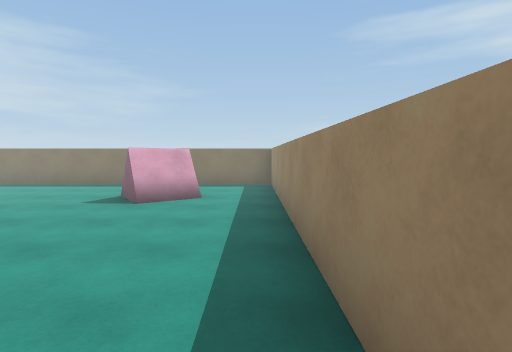
View 1 (above)

18 first-person views from a walk through a 3-D level made in the Unity game engine. The camera is 1.5 m above the floor, tilts 4° down and sees 80° across. The floor is counted in squares, 2 m on a side. Each view is taken from the middle of a square. On the plan, view 1 faces up. The plan holds only what a view shows up to about 10 squares ahead; the rest is blank.

View 2
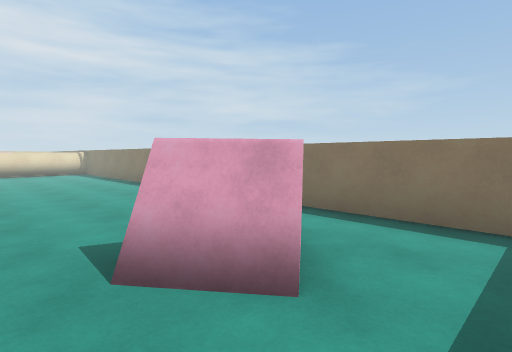

View 3
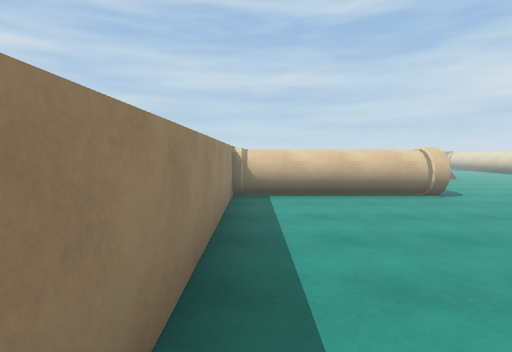

View 4
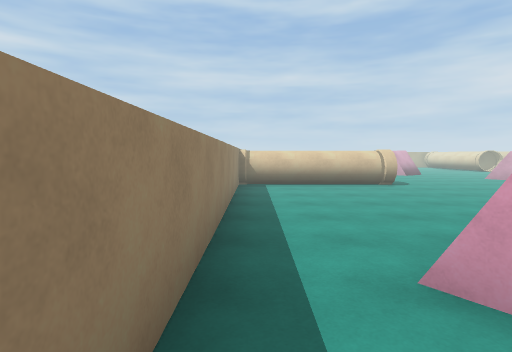

View 5
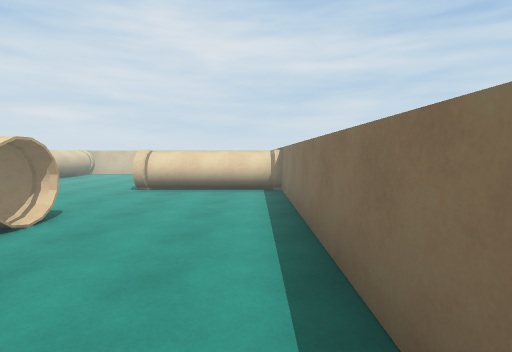

View 6
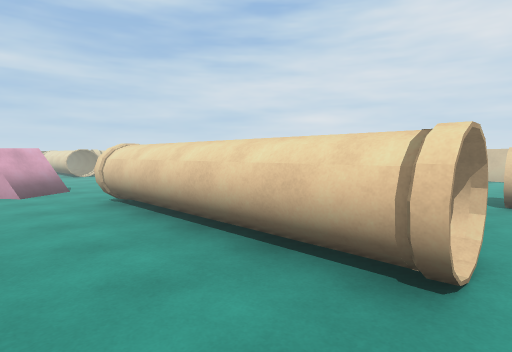

View 7
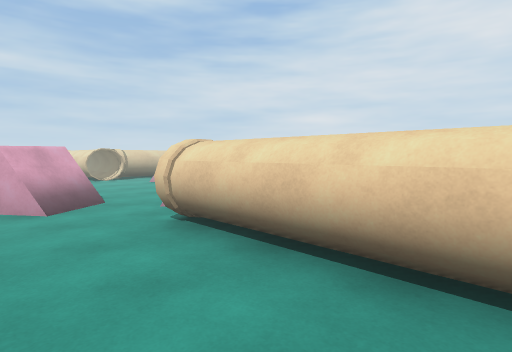

View 8
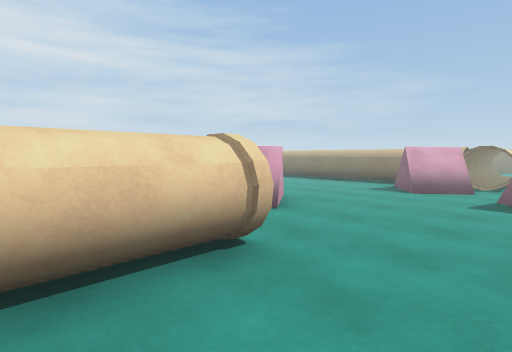

View 9
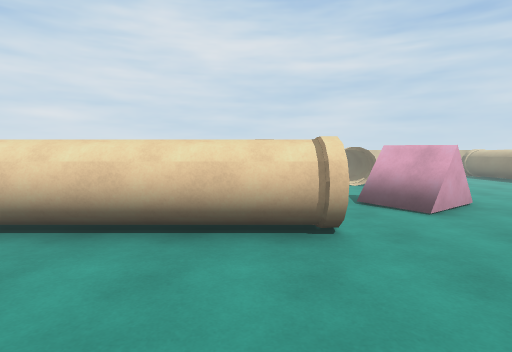

View 10
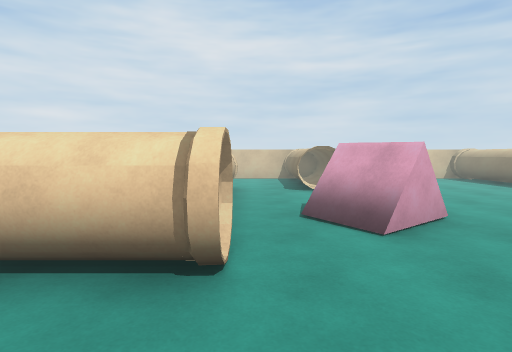

View 11
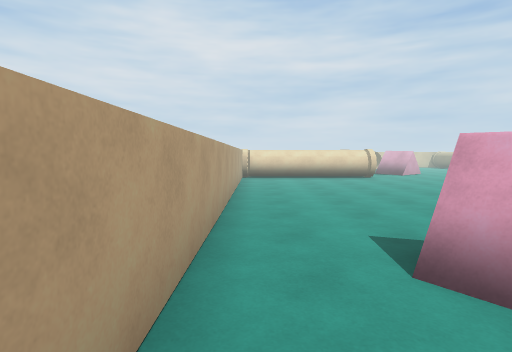

View 12
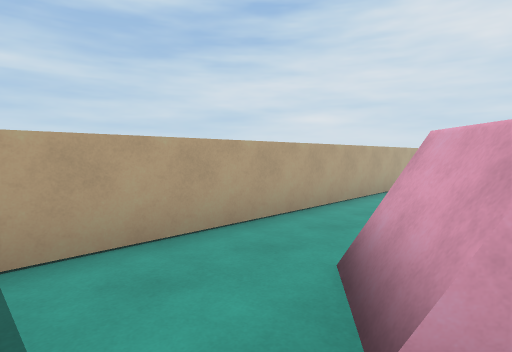

View 13
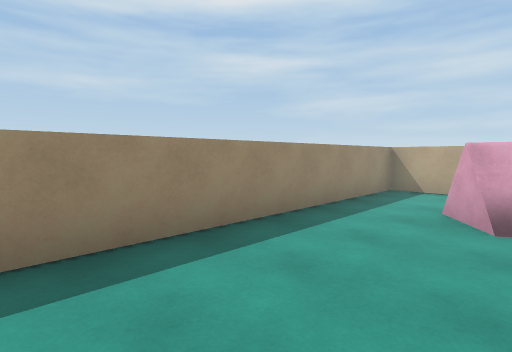

View 14
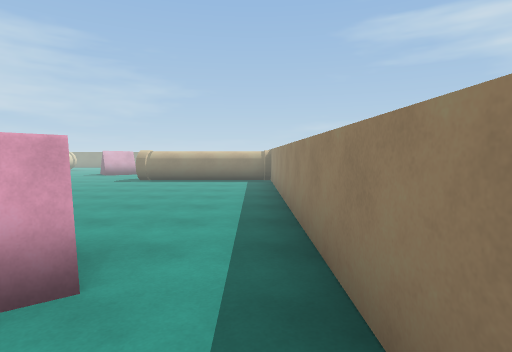

View 15
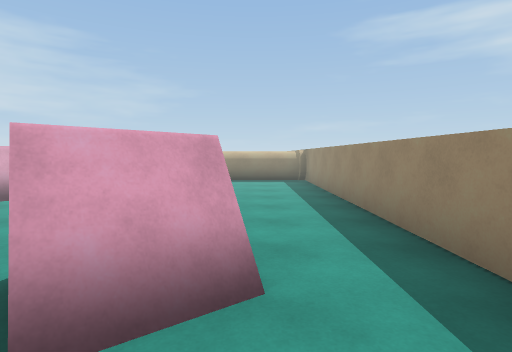

View 16
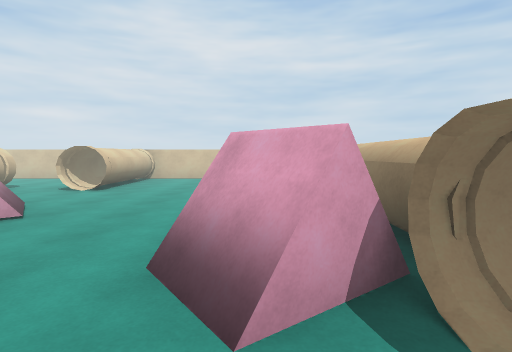

View 17
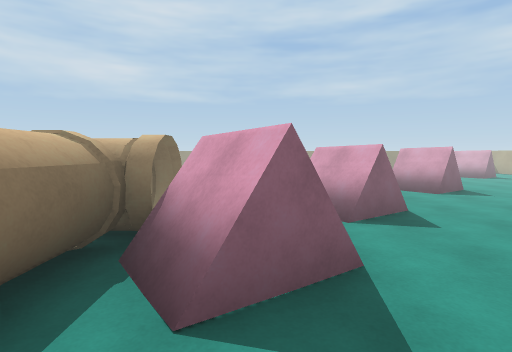

View 18
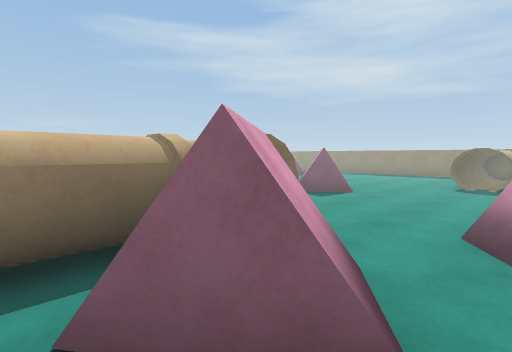

### Floor plan
Ten units are one square. View 1 is at (0, 0); x grows to the right and y downward. Boxes are objects, and circles mark ways between rooms. Rooms are numbered by the first view taken in them; rooms with no view inside come last. Other rooms are left out.
<svg viewBox="-179 -80 189 190">
<path fill="none" stroke="#000" d="M-77 15 -72 22M-55 -10 -60 -17M-35 4 5 4M-83 25 -74 18M-80 30 -86 22M-61 48 -51 41M-60 49 -50 42M-99 0 -94 7 -103 14M-56 54 -62 46M-109 46 -118 53M1 4 -34 4M-115 38 -110 44 -119 51M-96 61 -96 104 5 105 4 13 -35 13M-90 -46 -87 -47 -87 2M4 10 4 -72M-96 -48 -96 -1M-106 61 -106 76M-11 -54 -19 -48M-15 77 -12 80 -21 87 -23 83M-14 -59 -12 -56 -21 -50 -24 -54M-17 82 -13 79M-22 85 -18 82M-11 82 -19 89M-15 -75 -123 -75 -123 -44M-161 -10 -151 -10M-174 -40 -174 -35M-86 22 -77 15M-94 11 -101 16M-62 46 -54 40M-23 83 -15 77M5 -75 -15 -75M-106 9 -96 2M-105 10 -96 4M-102 15 -94 9M-164 50 -144 50M-101 16 -104 11 -96 5M-174 41 -142 41M-96 -1 -174 0 -174 47M-124 45 -115 38"/>
<circle cx="-20" cy="-70" r="3" fill="#2a7"/>
<circle cx="-5" cy="-55" r="3" fill="#2a7"/>
<circle cx="-115" cy="25" r="3" fill="#2a7"/>
<text x="-60" y="10">1</text>
<text x="-10" y="-70">2</text>
<text x="-140" y="20">3</text>
</svg>
Room 1 opens to room 2. Room 1 opens to room 3.

Where each view was taken, in squares from view 1:
view 1: 0 up, 0 right, facing up
view 2: 4 up, 0 right, facing up-left
view 3: 5 up, 0 right, facing down
view 4: 7 up, 0 right, facing down
view 5: 7 up, 6 left, facing left
view 6: 5 up, 7 left, facing down-left
view 7: 3 up, 7 left, facing down-left
view 8: 8 down, 8 left, facing up-left
view 9: 7 down, 7 left, facing left
view 10: 6 down, 8 left, facing left
view 11: 10 down, 0 right, facing left
view 12: 8 down, 0 right, facing down-left
view 13: 4 down, 2 left, facing down-right
view 14: 10 down, 0 right, facing up
view 15: 10 down, 1 left, facing up
view 16: 1 down, 8 left, facing left
view 17: 1 down, 12 left, facing right
view 18: 2 down, 11 left, facing up-right
